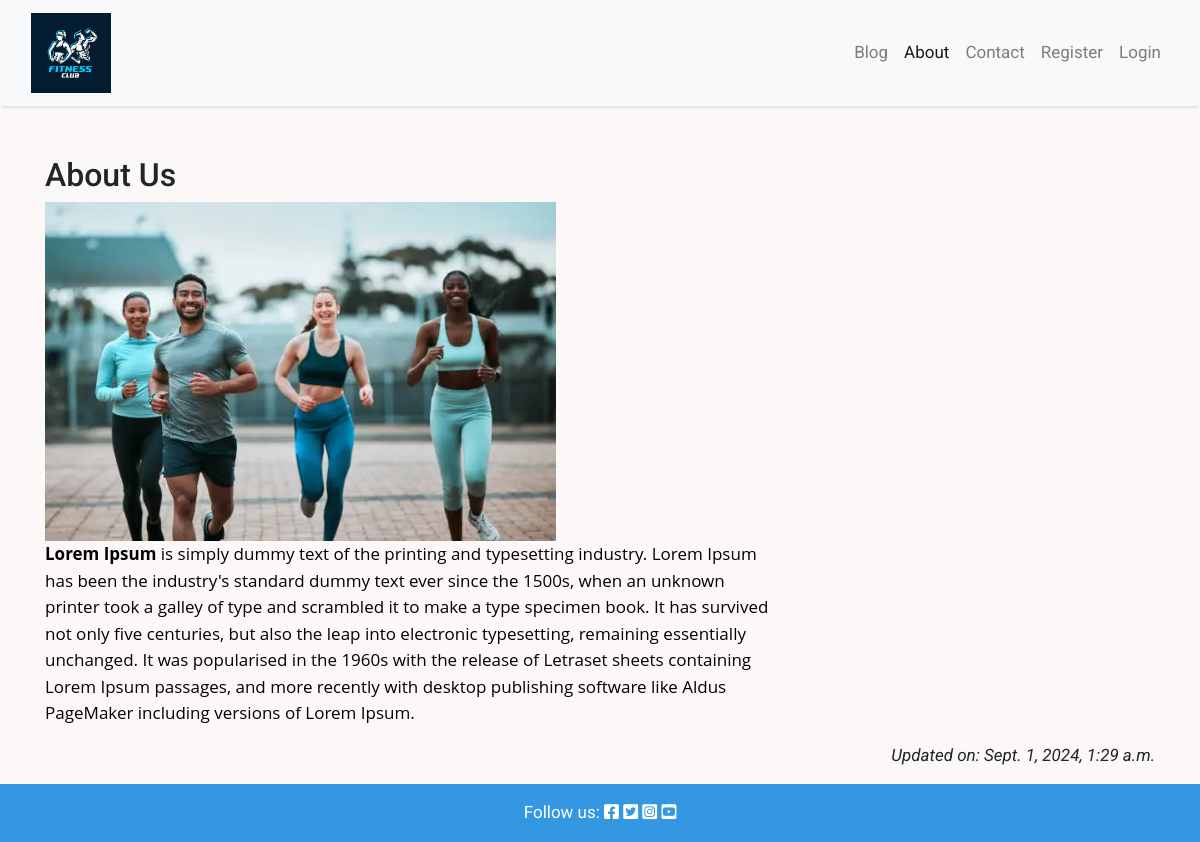
Page /about/ on the earlier database version.
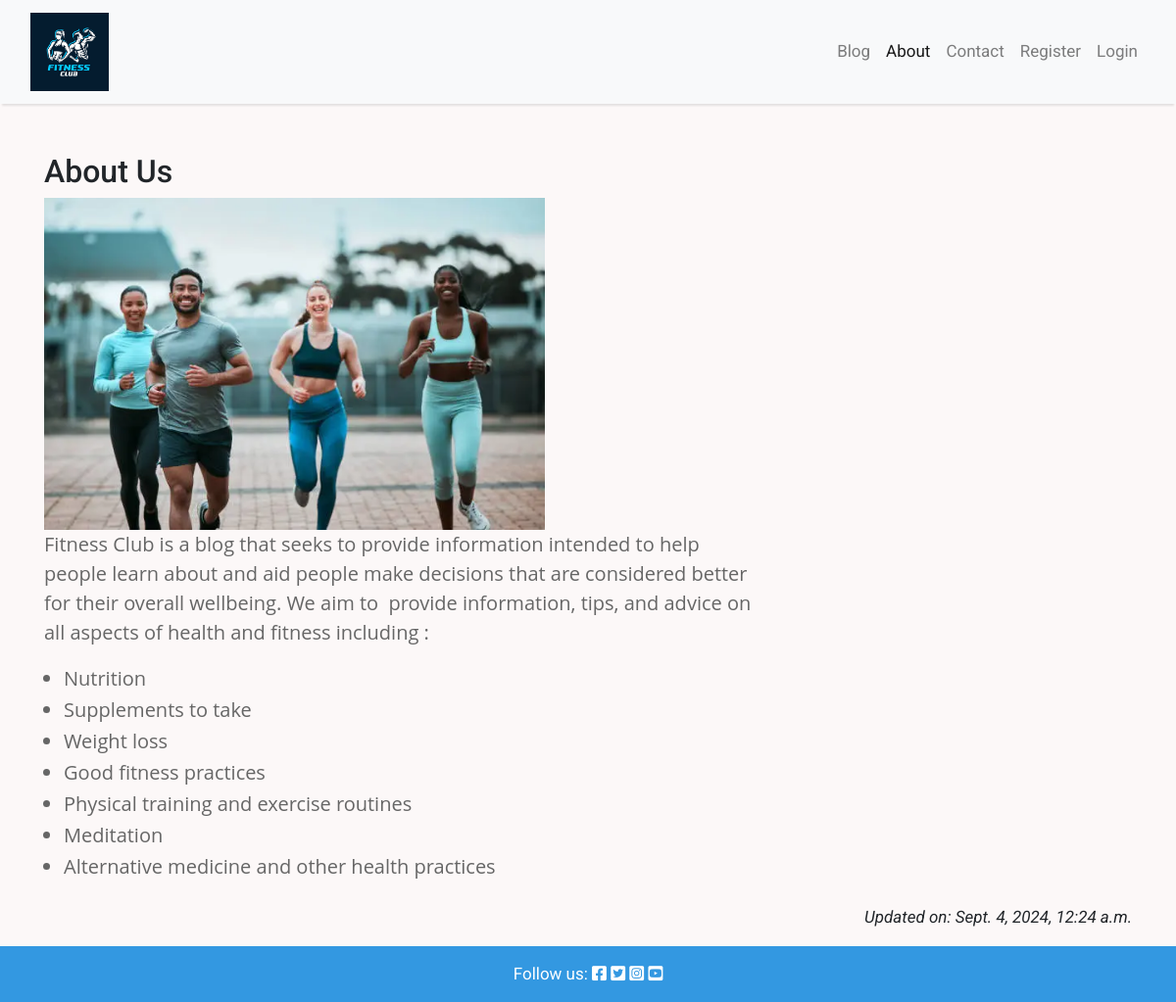
Same page on the later database version.
### about/models.py (models this page shows, shortened)
class About(models.Model):
    title = models.CharField(max_length=200)
    updated_on = models.DateTimeField(auto_now=True)
    content = models.TextField()

### about/views.py (the view)
# urls.py: path('', views.about_me, name='about'),
def about_me(request):
    about = About.objects.all().order_by('-updated_on').first()
    return render(
        request,
        "about/about.html",
        {"about": about},
    )

### about/templates/about/about.html
{% extends 'base.html' %}
{% block content %}
{% load static %}
<div class="container mt-5">
    <div class="row">
        <div class=" col-md-8 col-md-10 mx-auto">
    </div>
    <div class="col-8">
      <h2>{{ about.title }}</h2>
      <img src="{% static 'images/about-image.webp' %}" width="70%" />
      {{ about.content | safe }}
    </div>
  </div>
  <div class="row">
    <div class="col text-right">
      <p class="text-end"><em>Updated on: {{ about.updated_on }}</em></p>
    </div>
  </div>
</div>
{% endblock content %}

Differences in the rows shown:
changed About "About Us": content "Lorem Ipsum is simply dummy text of the printing and typesetting industry. Lorem Ipsum has been the industry's standard dummy text ever since the 1500s, when an unknown printer took a galley of type and scrambled it to make a type specimen book. It has survived not only five centuries, but also the leap into electronic typesetting, remaining essentially unchanged. It was popularised in the 1960s with the release of Letraset sheets containing Lorem Ipsum passages, and more recently with desktop publishing software like Aldus PageMaker including versions of Lorem Ipsum." → "Fitness Club is a blog that seeks to provide information intended to help people learn about and aid people make decisions that are considered better for their overall wellbeing. We aim to provide information, tips, and advice on all aspects of health and fitness including : Nutrition Supplements to take Weight loss Good fitness practices Physical training and exercise routines Meditation Alternative medicine and other health practices"; updated_on "Sept. 1, 2024, 1:29 a.m." → "Sept. 4, 2024, 12:24 a.m."
